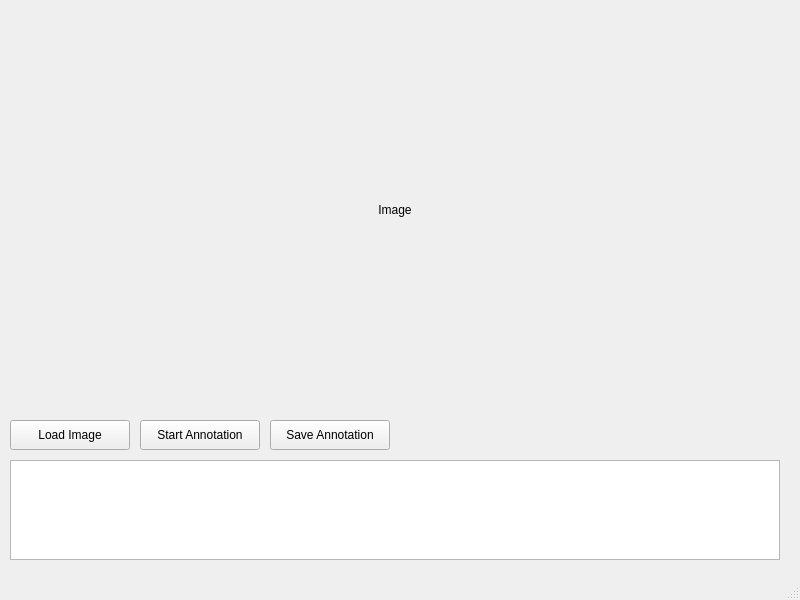
<?xml version="1.0" encoding="UTF-8"?>
<ui version="4.0">
 <class>MainWindow</class>
 <widget class="QMainWindow" name="MainWindow">
  <property name="geometry">
   <rect>
    <x>0</x>
    <y>0</y>
    <width>800</width>
    <height>600</height>
   </rect>
  </property>
  <property name="windowTitle">
   <string>Feature Annotation</string>
  </property>
  <widget class="QWidget" name="centralwidget">
   <!-- 图像显示 -->
   <widget class="QLabel" name="image_label">
    <property name="geometry">
     <rect>
      <x>10</x>
      <y>10</y>
      <width>770</width>
      <height>400</height>
     </rect>
    </property>
    <property name="text">
     <string>Image</string>
    </property>
    <property name="alignment">
     <set>Qt::AlignCenter</set>
    </property>
   </widget>
   <!-- 上传图片按钮 -->
   <widget class="QPushButton" name="button_load_image">
    <property name="geometry">
     <rect>
      <x>10</x>
      <y>420</y>
      <width>120</width>
      <height>30</height>
     </rect>
    </property>
    <property name="text">
     <string>Load Image</string>
    </property>
   </widget>
   <!-- 操作按钮 -->
   <widget class="QPushButton" name="button_start_annotation">
    <property name="geometry">
     <rect>
      <x>140</x>
      <y>420</y>
      <width>120</width>
      <height>30</height>
     </rect>
    </property>
    <property name="text">
     <string>Start Annotation</string>
    </property>
   </widget>
   <widget class="QPushButton" name="button_save_annotation">
    <property name="geometry">
     <rect>
      <x>270</x>
      <y>420</y>
      <width>120</width>
      <height>30</height>
     </rect>
    </property>
    <property name="text">
     <string>Save Annotation</string>
    </property>
   </widget>
   <!-- 日志窗口 -->
   <widget class="QTextEdit" name="log_window">
    <property name="geometry">
     <rect>
      <x>10</x>
      <y>460</y>
      <width>770</width>
      <height>100</height>
     </rect>
    </property>
   </widget>
  </widget>
  <widget class="QMenuBar" name="menubar">
   <property name="geometry">
    <rect>
     <x>0</x>
     <y>0</y>
     <width>800</width>
     <height>23</height>
    </rect>
   </property>
  </widget>
  <widget class="QStatusBar" name="statusbar"/>
 </widget>
 <resources/>
 <connections/>
</ui>
